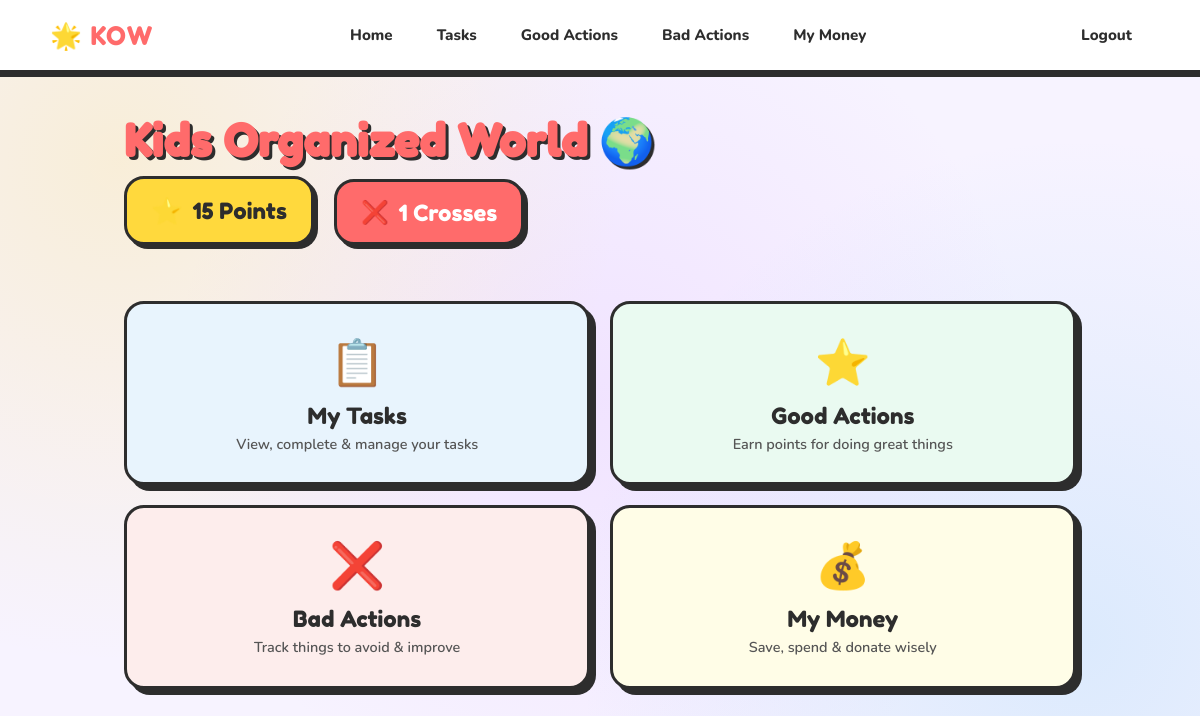
The page /home (signed in) on the database as committed earlier.
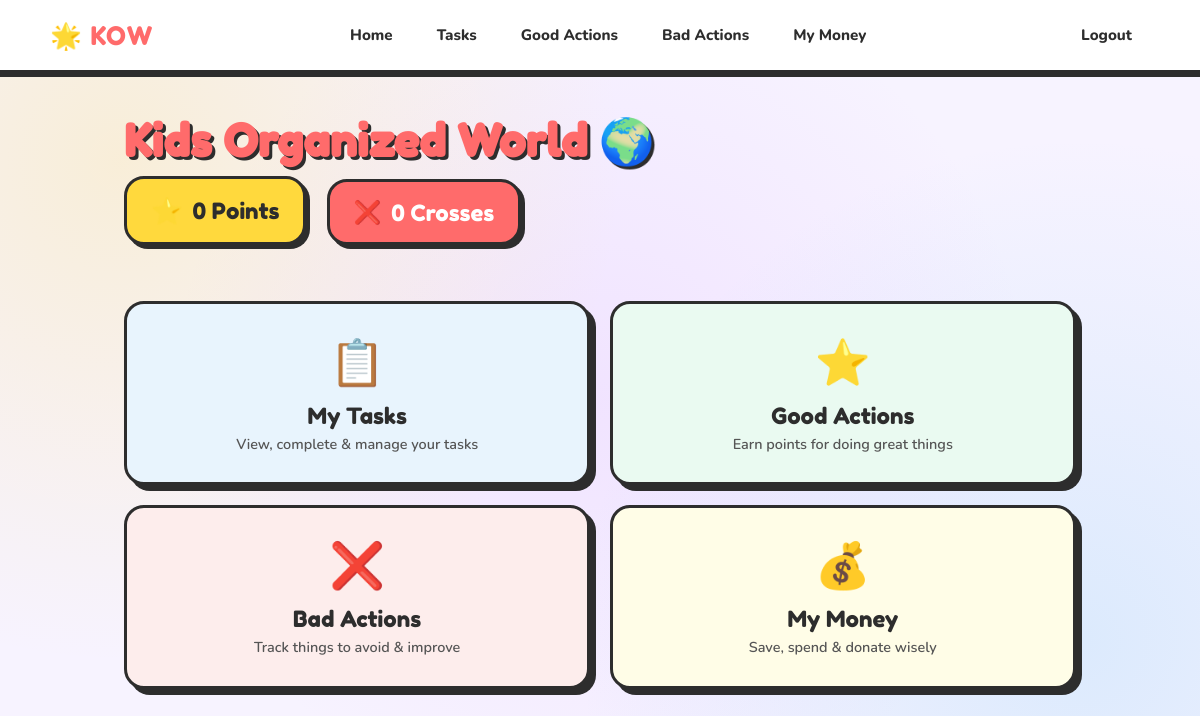
The same page on the database as committed later.
### app/models.py (models this page shows, shortened)
class User(db.Model, UserMixin):
    __tablename__ = 'user'
    id = db.Column(db.Integer, primary_key=True)
    username = db.Column(db.String(20), unique=True, nullable=False)
    email = db.Column(db.String(120), unique=True, nullable=False)
    image_file = db.Column(db.String(20), nullable=False, default='default.jpg')
    password = db.Column(db.String(60), nullable=False)
    role = db.Column(db.String(10), nullable=False, default='child')  # 'parent' or 'child'
    parent_id = db.Column(db.Integer, db.ForeignKey('user.id'), nullable=True)
    points = db.Column(db.Integer, nullable=False, default=0)
    crosses = db.Column(db.Integer, nullable=False, default=0)
    tasks = db.relationship('Task', backref='user', lazy=True)

### app/routes.py (the view)
@app.route("/home")
@login_required
def home():
    return render_template("home.html")

### app/models.py (called while the page is built)
@login_manager.user_loader
def load_user(user_id):
    return User.query.get(int(user_id))

### app/templates/home.html (shortened to what this page needs)
<!DOCTYPE html>
<html lang="en">
<head>
  <link rel="stylesheet" href="{{ url_for('static', filename='kids.css') }}">
</head>
<body>
  <header class="site-header">
    <nav>
      <a class="navbar-brand" href="{{ url_for('home') }}">🌟 KOW</a>
      <div class="navbar-nav mr-auto">
        <a class="nav-item" href="{{ url_for('home') }}">Home</a>
        {% if current_user.is_authenticated %}
          <a class="nav-item" href="{{ url_for('taskList') }}">Tasks</a>
          <a class="nav-item" href="{{ url_for('goodactions') }}">Good Actions</a>
          <a class="nav-item" href="{{ url_for('badactions') }}">Bad Actions</a>
          <a class="nav-item" href="{{ url_for('money') }}">My Money</a>
        {% endif %}
      </div>
      <div class="navbar-nav">
        {% if current_user.is_authenticated %}
          <a class="nav-item nav-link" href="{{ url_for('logout') }}">Logout</a>
        {% else %}
          <a class="nav-item nav-link" href="{{ url_for('login') }}">Login</a>
          <a class="nav-item nav-link" href="{{ url_for('register') }}">Register</a>
        {% endif %}
      </div>
    </nav>
  </header>
  <main role="main" class="container">
    <h1 class="main">Kids Organized World 🌍</h1>
    {% if current_user.is_authenticated %}
      <div style="margin-bottom:1.5rem;">
        <span class="points-banner"><span class="icon">⭐</span> {{ current_user.points }} Points</span>
        <span class="crosses-banner"><span class="icon">❌</span> {{ current_user.crosses }} Crosses</span>
      </div>
    {% endif %}
    <div class="home-grid">
      <a href="{{ url_for('taskList') }}" class="home-card tasks-card">
        <div class="home-card-icon">📋</div>
        <div class="home-card-title">My Tasks</div>
        <div class="home-card-desc">View, complete &amp; manage your tasks</div>
      </a>
      <a href="{{ url_for('goodactions') }}" class="home-card good-card">
        <div class="home-card-icon">⭐</div>
        <div class="home-card-title">Good Actions</div>
        <div class="home-card-desc">Earn points for doing great things</div>
      </a>
      <a href="{{ url_for('badactions') }}" class="home-card bad-card">
        <div class="home-card-icon">❌</div>
        <div class="home-card-title">Bad Actions</div>
        <div class="home-card-desc">Track things to avoid &amp; improve</div>
      </a>
      <a href="{{ url_for('money') }}" class="home-card money-card">
        <div class="home-card-icon">💰</div>
        <div class="home-card-title">My Money</div>
        <div class="home-card-desc">Save, spend &amp; donate wisely</div>
      </a>
    </div>
  </main>
</body>
</html>

Rows that differ between the two databases and show on the page:
changed User: points "15" → "0"; crosses "1" → "0"
